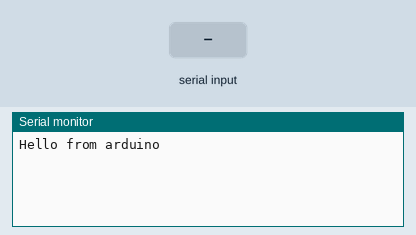
A sketch run on a simulated Arduino Uno, built with avr-gcc and run on an emulated ATmega328P. Shown: the last lines printed to the serial monitor. The test bench sets the inputs (shaded band).

Above: at 1.2 s.
1.3 s: "1" received over Serial
At 3.0 s:
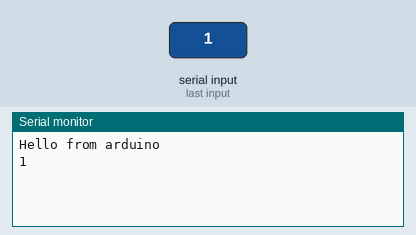
3.8 s: "0" received over Serial
At 5.2 s:
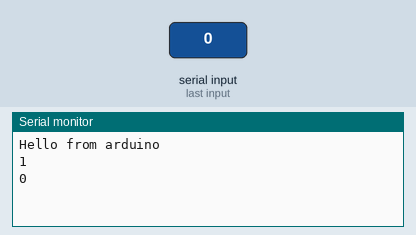
5.3 s: "2" received over Serial
At 7.2 s:
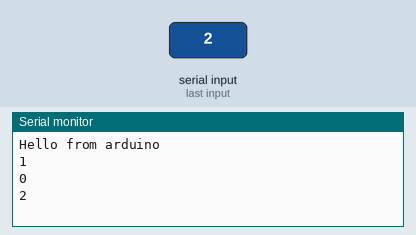

Measured:
- after the input at 1.3 s, the serial monitor: prints a new line after 1.0 s (image 1)
- after the input at 3.8 s, the serial monitor: prints a new line after 1.0 s (image 2)
- after the input at 5.3 s, the serial monitor: prints a new line after 1.0 s (image 3)

The sketch:

dummy.ino
```cpp
void setup() {
  Serial.begin(9600);
  Serial.println("Hello from arduino");
}

void loop() {
  if(Serial.available()) {
    Serial.println(Serial.readString());
  }
}
```
